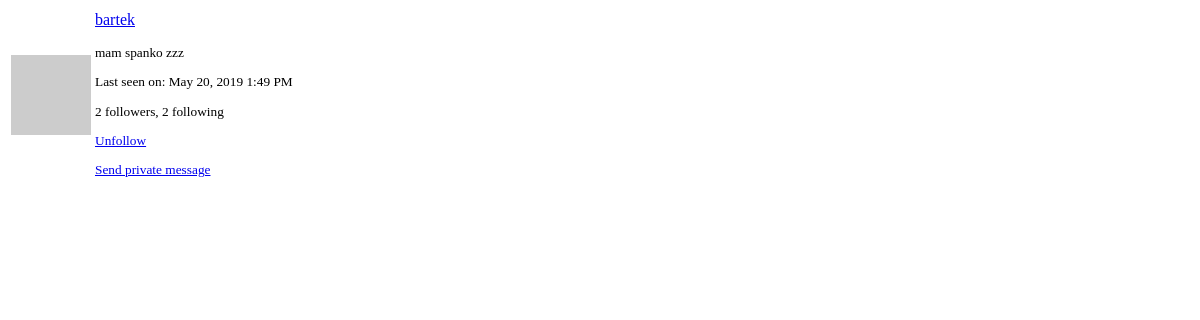
Before: /user/bartek/popup (signed in) with the older database file.
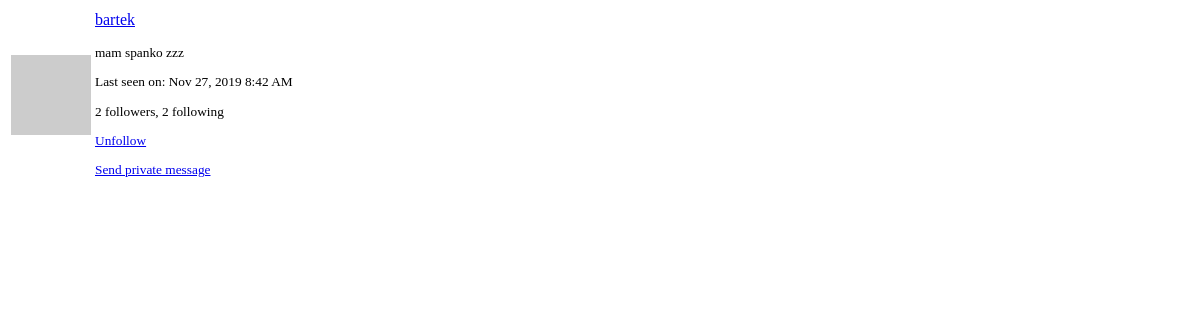
After: the same page with the newer database file.
### app/models.py (models this page shows, shortened)
class User(UserMixin, db.Model):
    id = db.Column(db.Integer, primary_key=True)
    username = db.Column(db.String(64), index=True, unique=True)
    email = db.Column(db.String(120), index=True, unique=True)
    password_hash = db.Column(db.String(128))
    posts = db.relationship('Post', backref='author', lazy='dynamic')
    about_me = db.Column(db.String(140))
    last_seen = db.Column(db.DateTime, default=datetime.utcnow)
    followed = db.relationship(
        'User', secondary=followers,
        primaryjoin=(followers.c.follower_id == id),
        secondaryjoin=(followers.c.followed_id == id),
        backref=db.backref('followers', lazy='dynamic'), lazy='dynamic')
    messages_sent = db.relationship('Message', foreign_keys='Message.sender_id',
                                    backref='author', lazy='dynamic')
    messages_received = db.relationship('Message', foreign_keys='Message.recipient_id',
                                        backref='recipient', lazy='dynamic')
    messages = db.relationship(
        'Message', secondary=msg,
        primaryjoin=(msg.c.recipient_id == id),
        secondaryjoin=(msg.c.sender_id == id),
        backref=db.backref('msg', lazy='dynamic'), lazy='dynamic')
    typ = type(messages)
    last_message_read_time = db.Column(db.DateTime)
    def avatar(self, size):
        digest = md5(self.email.lower().encode('utf-8')).hexdigest()
        return 'https://www.gravatar.com/avatar/{}?d=identicon&s={}'.format(
            digest, size)
    def is_following(self, user):
        return self.followed.filter(
            followers.c.followed_id == user.id).count() > 0

### app/routes.py (the view)
@app.route('/user/<username>/popup')
def user_popup(username):
    user = User.query.filter_by(username=username).first_or_404()
    return render_template('user_popup.html', user=user)

### app/models.py (called while the page is built)
@login.user_loader
def load_user(id):
    return User.query.get(int(id))

### app/routes.py (called while the page is built)
@app.before_request
def before_request():
    if current_user.is_authenticated:
        current_user.last_seen = datetime.utcnow()
        db.session.commit()
    g.locale = str(get_locale())

### app/templates/user_popup.html
<table class="table">
    <tr>
        <td width="64" style="border: 0px;">
            <a href="{{ url_for('user', username=user.username) }}">
                <img src="{{ user.avatar(64) }}">
            </a>
        </td>
        <td style="border: 0px;">
            <p>
                <a href="{{ url_for('user', username=user.username) }}">
                    {{ user.username }}
                </a>
            </p>
            <small>
                {% if user.about_me %}<p>{{ user.about_me }}</p>{% endif %}
                {% if user.last_seen %}
                <p>{{ _('Last seen on') }}:
                   {{ moment(user.last_seen).format('lll') }}</p>
                {% endif %}
                <p>{{ _('%(count)d followers', count=user.followers.count()) }},
                   {{ _('%(count)d following', count=user.followed.count()) }}</p>
                {% if user != current_user %}
                    {% if not current_user.is_following(user) %}
                    <a href="{{ url_for('follow', username=user.username) }}">
                        {{ _('Follow') }}
                    </a>
                    {% else %}
                    <a href="{{ url_for('unfollow', username=user.username) }}">
                        {{ _('Unfollow') }}
                    </a>
                    {% endif %}
                                <p>
                    <a href="{{ url_for('conversation',
                                        username=user.username) }}">
                        {{ _('Send private message') }}
                    </a>
                </p>
                {% endif %}
            </small>
        </td>
    </tr>
</table>

Changed rows visible on the page:
changed User "bartek": last_seen "May 20, 2019 1:49 PM" → "Nov 27, 2019 8:42 AM"
